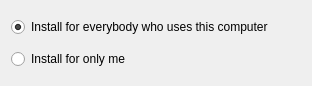
<?xml version="1.0" encoding="UTF-8"?>
<ui version="4.0">
 <class>InstallType</class>
 <widget class="QWidget" name="InstallType">
  <property name="geometry">
   <rect>
    <x>0</x>
    <y>0</y>
    <width>312</width>
    <height>86</height>
   </rect>
  </property>
  <property name="windowTitle">
   <string>Form</string>
  </property>
  <layout class="QGridLayout" name="gridLayout_2">
   <item row="1" column="0">
    <widget class="QRadioButton" name="localInstall">
     <property name="text">
      <string>Install for only me</string>
     </property>
    </widget>
   </item>
   <item row="0" column="0">
    <widget class="QRadioButton" name="globalInstall">
     <property name="text">
      <string>Install for everybody who uses this computer</string>
     </property>
     <property name="checked">
      <bool>true</bool>
     </property>
    </widget>
   </item>
  </layout>
 </widget>
 <resources/>
 <connections/>
</ui>
